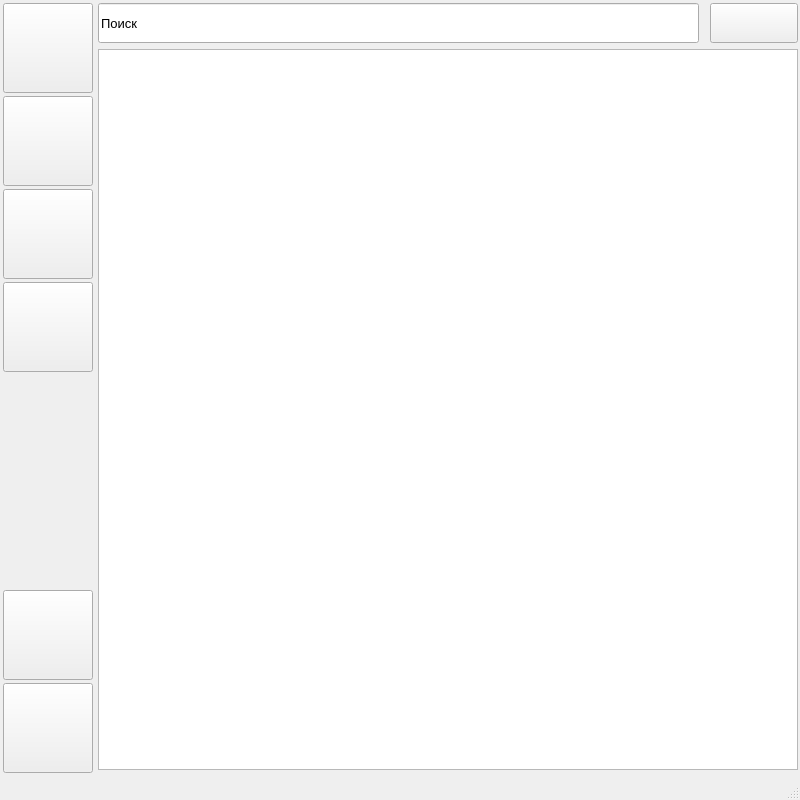
<?xml version="1.0" encoding="UTF-8"?>
<ui version="4.0">
 <class>MainWindow</class>
 <widget class="QMainWindow" name="MainWindow">
  <property name="geometry">
   <rect>
    <x>0</x>
    <y>0</y>
    <width>800</width>
    <height>800</height>
   </rect>
  </property>
  <property name="minimumSize">
   <size>
    <width>800</width>
    <height>800</height>
   </size>
  </property>
  <property name="maximumSize">
   <size>
    <width>800</width>
    <height>800</height>
   </size>
  </property>
  <property name="windowTitle">
   <string>Чаты</string>
  </property>
  <property name="windowIcon">
   <iconset>
    <normaloff>../Структурные фото/диалоги.png</normaloff>../Структурные фото/диалоги.png</iconset>
  </property>
  <property name="whatsThis">
   <string/>
  </property>
  <property name="styleSheet">
   <string notr="true"/>
  </property>
  <widget class="QWidget" name="centralwidget">
   <widget class="QListWidget" name="listWidget">
    <property name="geometry">
     <rect>
      <x>98</x>
      <y>49</y>
      <width>700</width>
      <height>721</height>
     </rect>
    </property>
    <property name="font">
     <font>
      <family>Arial</family>
      <weight>75</weight>
      <bold>true</bold>
     </font>
    </property>
   </widget>
   <widget class="QPushButton" name="pushButton">
    <property name="geometry">
     <rect>
      <x>3</x>
      <y>3</y>
      <width>90</width>
      <height>90</height>
     </rect>
    </property>
    <property name="whatsThis">
     <string>&lt;html&gt;&lt;head/&gt;&lt;body&gt;&lt;p align=&quot;center&quot;&gt;Добавить личное сообщение&lt;/p&gt;&lt;/body&gt;&lt;/html&gt;</string>
    </property>
    <property name="text">
     <string/>
    </property>
    <property name="icon">
     <iconset>
      <normaloff>../Структурные фото/Плюс.png</normaloff>../Структурные фото/Плюс.png</iconset>
    </property>
    <property name="iconSize">
     <size>
      <width>90</width>
      <height>90</height>
     </size>
    </property>
   </widget>
   <widget class="QPushButton" name="pushButton_2">
    <property name="geometry">
     <rect>
      <x>3</x>
      <y>96</y>
      <width>90</width>
      <height>90</height>
     </rect>
    </property>
    <property name="text">
     <string/>
    </property>
    <property name="icon">
     <iconset>
      <normaloff>../Структурные фото/Плюс Гр.png</normaloff>../Структурные фото/Плюс Гр.png</iconset>
    </property>
    <property name="iconSize">
     <size>
      <width>100</width>
      <height>100</height>
     </size>
    </property>
   </widget>
   <widget class="QPushButton" name="pushButton_3">
    <property name="geometry">
     <rect>
      <x>3</x>
      <y>189</y>
      <width>90</width>
      <height>90</height>
     </rect>
    </property>
    <property name="styleSheet">
     <string notr="true">QPushButton#pushButton_3 {
background-image: url('C:\Users\mrmur\Desktop\Андрей\Лого — копия.jpg');
}</string>
    </property>
    <property name="text">
     <string/>
    </property>
    <property name="icon">
     <iconset>
      <normaloff>../Структурные фото/Икона.png</normaloff>../Структурные фото/Икона.png</iconset>
    </property>
    <property name="iconSize">
     <size>
      <width>80</width>
      <height>80</height>
     </size>
    </property>
   </widget>
   <widget class="QPushButton" name="pushButton_4">
    <property name="geometry">
     <rect>
      <x>3</x>
      <y>683</y>
      <width>90</width>
      <height>90</height>
     </rect>
    </property>
    <property name="font">
     <font>
      <family>Arial</family>
      <pointsize>16</pointsize>
      <weight>75</weight>
      <italic>false</italic>
      <bold>true</bold>
     </font>
    </property>
    <property name="text">
     <string/>
    </property>
    <property name="icon">
     <iconset>
      <normaloff>../Структурные фото/Тема - 2.png</normaloff>../Структурные фото/Тема - 2.png</iconset>
    </property>
    <property name="iconSize">
     <size>
      <width>80</width>
      <height>80</height>
     </size>
    </property>
   </widget>
   <widget class="QPushButton" name="pushButton_5">
    <property name="geometry">
     <rect>
      <x>710</x>
      <y>3</y>
      <width>88</width>
      <height>40</height>
     </rect>
    </property>
    <property name="text">
     <string/>
    </property>
    <property name="icon">
     <iconset>
      <normaloff>../Структурные фото/Лупа.png</normaloff>../Структурные фото/Лупа.png</iconset>
    </property>
    <property name="iconSize">
     <size>
      <width>50</width>
      <height>32</height>
     </size>
    </property>
   </widget>
   <widget class="QLineEdit" name="lineEdit">
    <property name="geometry">
     <rect>
      <x>98</x>
      <y>3</y>
      <width>601</width>
      <height>40</height>
     </rect>
    </property>
    <property name="font">
     <font>
      <pointsize>10</pointsize>
      <weight>50</weight>
      <italic>false</italic>
      <bold>false</bold>
     </font>
    </property>
    <property name="text">
     <string>Поиск</string>
    </property>
   </widget>
   <widget class="QPushButton" name="pushButton_6">
    <property name="geometry">
     <rect>
      <x>3</x>
      <y>590</y>
      <width>90</width>
      <height>90</height>
     </rect>
    </property>
    <property name="styleSheet">
     <string notr="true">QPushButton#pushButton_3 {
background-image: url('C:\Users\mrmur\Desktop\Андрей\Лого — копия.jpg');
}</string>
    </property>
    <property name="text">
     <string/>
    </property>
    <property name="icon">
     <iconset>
      <normaloff>../Структурные фото/Перезагрузка.png</normaloff>../Структурные фото/Перезагрузка.png</iconset>
    </property>
    <property name="iconSize">
     <size>
      <width>80</width>
      <height>80</height>
     </size>
    </property>
   </widget>
   <widget class="QPushButton" name="pushButton_7">
    <property name="geometry">
     <rect>
      <x>3</x>
      <y>282</y>
      <width>90</width>
      <height>90</height>
     </rect>
    </property>
    <property name="text">
     <string/>
    </property>
    <property name="icon">
     <iconset>
      <normaloff>../Структурные фото/Лупа.png</normaloff>../Структурные фото/Лупа.png</iconset>
    </property>
    <property name="iconSize">
     <size>
      <width>80</width>
      <height>80</height>
     </size>
    </property>
   </widget>
  </widget>
  <widget class="QStatusBar" name="statusbar">
   <property name="styleSheet">
    <string notr="true">QStatusBar#statusBar {
color: red;
font: bold;}</string>
   </property>
  </widget>
 </widget>
 <resources/>
 <connections/>
</ui>
